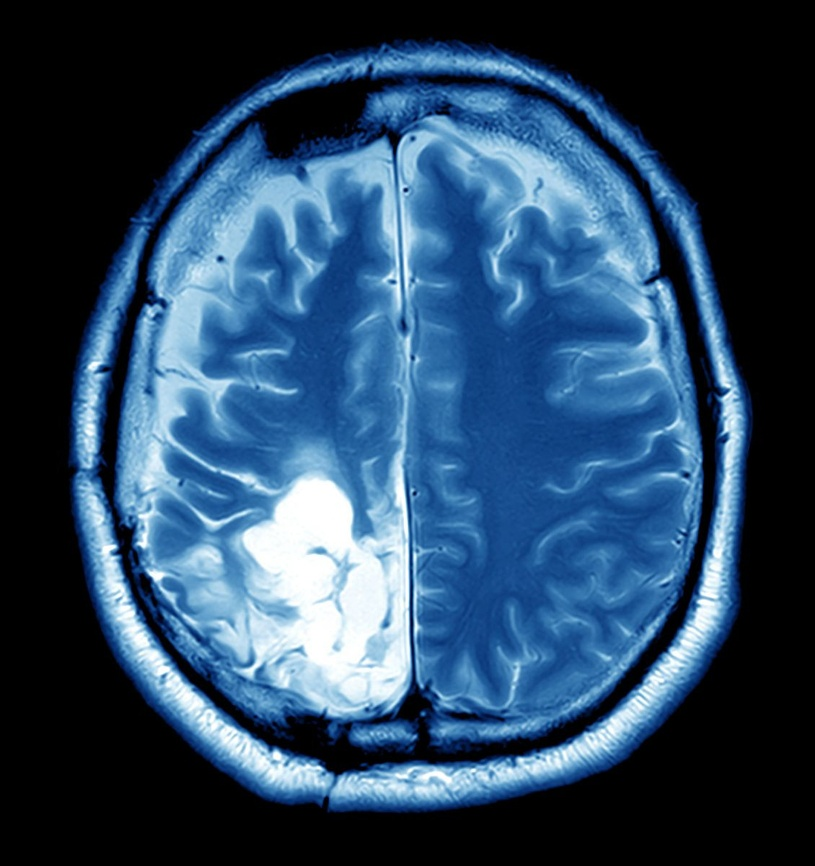
#> input picture CV/lab/lab8/brain.jpg, 815 x 866 px, shrunk from 1130 x 1200 before the run
$ jupyter execute lab8.ipynb
#> lines starting #> are read from the running program, lines starting #| are printed output that depends on the picture
# 2D Wavelet Transform on Images
## Objective
Apply 2D Discrete Wavelet Transform (DWT) to decompose images into different frequency sub-bands and analyze their characteristics.

[cell 1]
# Import required libraries
import cv2
import numpy as np
import pywt
import matplotlib.pyplot as plt
from PIL import Image

print("Libraries imported successfully!")

## 1. Load Image and Apply Preprocessing

[cell 2]
# Load the image
img = cv2.imread('brain.jpg')
#> img is the input picture: shape (866, 815, 3); mean B, G, R 98.8, 71.5, 43.1

# Convert to grayscale
gray_img = cv2.cvtColor(img, cv2.COLOR_BGR2GRAY)

# Normalize the image (scale pixel values to 0-1)
normalized_img = gray_img.astype(np.float32) / 255.0

# Display original and preprocessed images
plt.figure(figsize=(12, 4))

plt.subplot(1, 3, 1)
plt.imshow(cv2.cvtColor(img, cv2.COLOR_BGR2RGB))
plt.title('Original Image')
plt.axis('off')

plt.subplot(1, 3, 2)
plt.imshow(gray_img, cmap='gray')
plt.title('Grayscale Image')
plt.axis('off')

plt.subplot(1, 3, 3)
plt.imshow(normalized_img, cmap='gray')
plt.title('Normalized Image')
plt.axis('off')

plt.tight_layout()
plt.show()
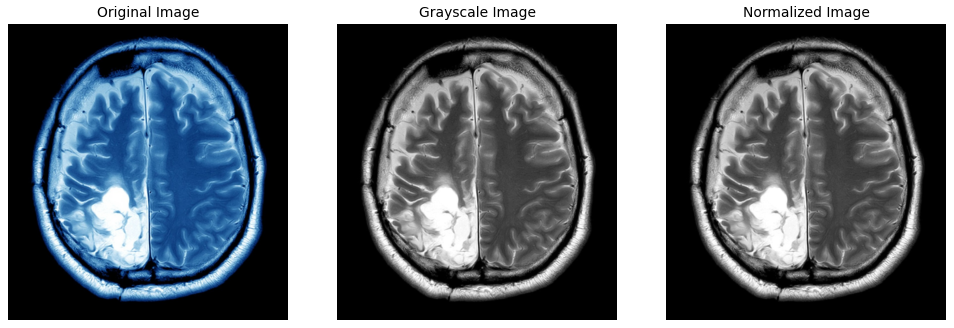
#> figure drawn by matplotlib, 3 panels

print(f"Image shape: {normalized_img.shape}")
#| Image shape: (866, 815)
print(f"Image dtype: {normalized_img.dtype}")
#| Image dtype: float32
print(f"Value range: [{normalized_img.min():.3f}, {normalized_img.max():.3f}]")
#| Value range: [0.000, 1.000]

## 2. Apply 1-Level 2D Wavelet Transform
We'll use **Haar wavelet** for decomposition. Other options include:
- Daubechies wavelets (db2, db4, db8)
- Symlet wavelets (sym2, sym4, sym8)

[cell 3]
# Apply 1-level 2D DWT using Haar wavelet
coeffs = pywt.dwt2(normalized_img, 'haar')

# Extract the four sub-bands
LL, (LH, HL, HH) = coeffs
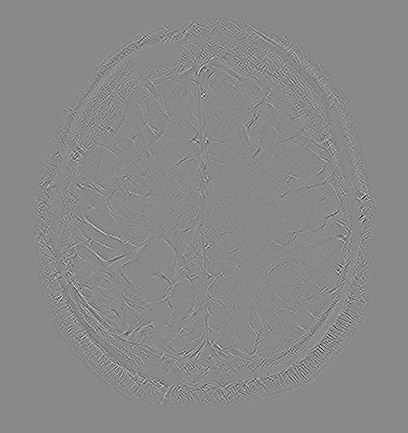
#> HH: shape (433, 408) float32; min -0.0667, max 0.0569, mean 7.77e-08; drawn with min black and max white

print("Wavelet decomposition completed!")
print(f"LL (Approximation) shape: {LL.shape}")
#| LL (Approximation) shape: (433, 408)
print(f"LH (Horizontal detail) shape: {LH.shape}")
#| LH (Horizontal detail) shape: (433, 408)
print(f"HL (Vertical detail) shape: {HL.shape}")
#| HL (Vertical detail) shape: (433, 408)
print(f"HH (Diagonal detail) shape: {HH.shape}")
#| HH (Diagonal detail) shape: (433, 408)

## 3-4. Display All Four Sub-band Images

[cell 4]
# Display all four sub-bands
plt.figure(figsize=(12, 10))

plt.subplot(2, 2, 1)
plt.imshow(LL, cmap='gray')
plt.title('LL - Approximation (Low-Low)')
plt.colorbar()
plt.axis('off')

plt.subplot(2, 2, 2)
plt.imshow(LH, cmap='gray')
plt.title('LH - Horizontal Detail (Low-High)')
plt.colorbar()
plt.axis('off')

plt.subplot(2, 2, 3)
plt.imshow(HL, cmap='gray')
plt.title('HL - Vertical Detail (High-Low)')
plt.colorbar()
plt.axis('off')

plt.subplot(2, 2, 4)
plt.imshow(HH, cmap='gray')
plt.title('HH - Diagonal Detail (High-High)')
plt.colorbar()
plt.axis('off')

plt.tight_layout()
plt.show()
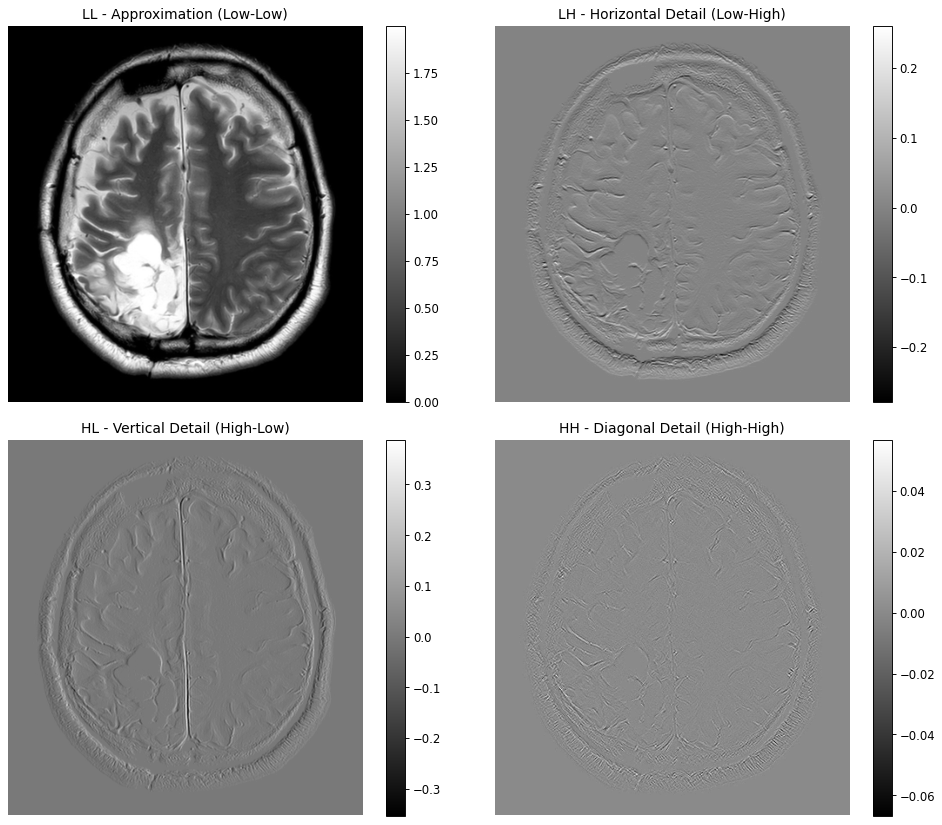
#> figure drawn by matplotlib, 8 panels

## 5. Characteristics of Each Sub-band

### **LL (Approximation) - Low-Low Frequencies**
- Contains the **main structure** and **average information** of the image
- Represents smooth regions and overall shape
- Has the **lowest frequency content**
- Looks like a downsampled version of the original image
- Contains most of the energy and visual information

### **LH (Horizontal Detail) - Low-High Frequencies**
- Captures **horizontal edges** and changes
- Highlights horizontal features like horizontal lines, boundaries
- Detects changes in the vertical direction
- Shows edges where there are transitions from top to bottom

### **HL (Vertical Detail) - High-Low Frequencies**
- Captures **vertical edges** and changes
- Highlights vertical features like vertical lines, boundaries
- Detects changes in the horizontal direction
- Shows edges where there are transitions from left to right

### **HH (Diagonal Detail) - High-High Frequencies**
- Captures **diagonal edges** and corner points
- Contains high-frequency noise and texture information
- Highlights diagonal features at 45° and 135°
- Shows rapid changes in both horizontal and vertical directions

## 6. Why Does LL Band Contain Most Important Information?

The **LL (Approximation) band** contains most of the important information because:

1. **Energy Concentration**: Natural images have most of their energy concentrated in low frequencies. The LL band captures these low-frequency components.

2. **Human Visual Perception**: Human eyes are more sensitive to low-frequency components (smooth regions, overall structure) than high-frequency details (sharp edges, noise).

3. **Image Structure**: The LL band preserves:
   - Overall shape and form of objects
   - Brightness variations
   - Main structural features
   - Recognizable content

4. **Size Reduction**: Even though LL is 1/4 the size of the original image, it retains the essential visual information needed to recognize the image content.

5. **Compression**: This property makes LL ideal for image compression - we can store mainly the LL band and reconstruct a recognizable image.

## 7. Multi-Level Wavelet Decomposition (2-Level and 3-Level)

[cell 5]
# Apply 2-level wavelet decomposition
coeffs_2level = pywt.wavedec2(normalized_img, 'haar', level=2)
#> coeffs_2level = 3 items

# Extract components
# coeffs_2level = [LL2, (LH2, HL2, HH2), (LH1, HL1, HH1)]
LL2 = coeffs_2level[0]
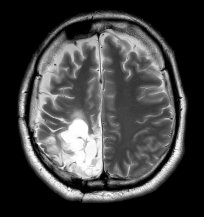
#> LL2: shape (217, 204) float32; min 0, max 4, mean 1.03; drawn with min black and max white
LH2, HL2, HH2 = coeffs_2level[1]
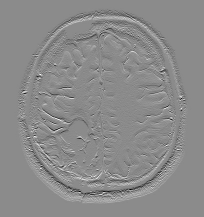
#> LH2: shape (217, 204) float32; min -0.838, max 0.699, mean -1.22e-05; drawn with min black and max white
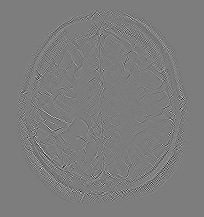
#> HH2: shape (217, 204) float32; min -0.277, max 0.288, mean 2.86e-06; drawn with min black and max white
LH1, HL1, HH1 = coeffs_2level[2]

print("2-Level Decomposition:")
print(f"LL2 shape: {LL2.shape}")
#| LL2 shape: (217, 204)
print(f"Level 2 details (LH2, HL2, HH2): {LH2.shape}")
#| Level 2 details (LH2, HL2, HH2): (217, 204)
print(f"Level 1 details (LH1, HL1, HH1): {LH1.shape}")
#| Level 1 details (LH1, HL1, HH1): (433, 408)
print()

# Apply 3-level wavelet decomposition
coeffs_3level = pywt.wavedec2(normalized_img, 'haar', level=3)
#> coeffs_3level = 4 items

# Extract components
# coeffs_3level = [LL3, (LH3, HL3, HH3), (LH2, HL2, HH2), (LH1, HL1, HH1)]
LL3 = coeffs_3level[0]
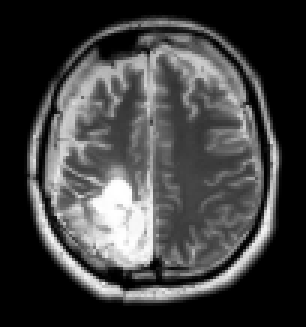
#> LL3: shape (109, 102) float32 (shown 3 times larger); min 0, max 8, mean 2.06; drawn with min black and max white
LH3, HL3, HH3 = coeffs_3level[1]
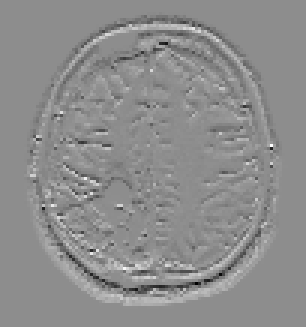
#> LH3: shape (109, 102) float32 (shown 3 times larger); min -2.18, max 1.74, mean -0.000926; drawn with min black and max white
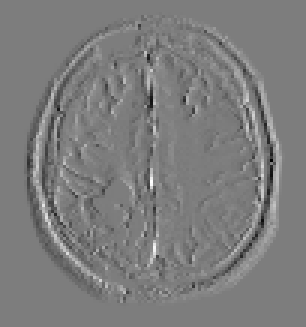
#> HL3: shape (109, 102) float32 (shown 3 times larger); min -2.14, max 2.21, mean -0.00182; drawn with min black and max white
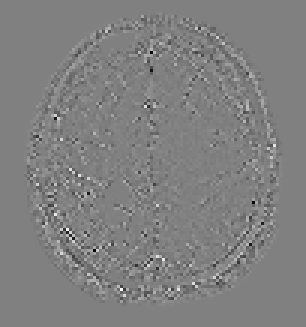
#> HH3: shape (109, 102) float32 (shown 3 times larger); min -0.938, max 0.922, mean -0.000101; drawn with min black and max white
LH2_3, HL2_3, HH2_3 = coeffs_3level[2]
LH1_3, HL1_3, HH1_3 = coeffs_3level[3]

print("3-Level Decomposition:")
print(f"LL3 shape: {LL3.shape}")
#| LL3 shape: (109, 102)
print(f"Level 3 details (LH3, HL3, HH3): {LH3.shape}")
#| Level 3 details (LH3, HL3, HH3): (109, 102)
print(f"Level 2 details (LH2, HL2, HH2): {LH2_3.shape}")
#| Level 2 details (LH2, HL2, HH2): (217, 204)
print(f"Level 1 details (LH1, HL1, HH1): {LH1_3.shape}")
#| Level 1 details (LH1, HL1, HH1): (433, 408)

## 8. Display 2-Level Decomposition Components

[cell 6]
# Display 2-level decomposition
fig, axes = plt.subplots(2, 4, figsize=(16, 8))

# Level 2 components
axes[0, 0].imshow(LL2, cmap='gray')
axes[0, 0].set_title('LL2 - Approximation')
axes[0, 0].axis('off')

axes[0, 1].imshow(LH2, cmap='gray')
axes[0, 1].set_title('LH2 - Horizontal Detail')
axes[0, 1].axis('off')

axes[0, 2].imshow(HL2, cmap='gray')
axes[0, 2].set_title('HL2 - Vertical Detail')
axes[0, 2].axis('off')

axes[0, 3].imshow(HH2, cmap='gray')
axes[0, 3].set_title('HH2 - Diagonal Detail')
axes[0, 3].axis('off')

# Level 1 components
axes[1, 0].imshow(normalized_img, cmap='gray')
axes[1, 0].set_title('Original Image')
axes[1, 0].axis('off')

axes[1, 1].imshow(LH1, cmap='gray')
axes[1, 1].set_title('LH1 - Horizontal Detail')
axes[1, 1].axis('off')

axes[1, 2].imshow(HL1, cmap='gray')
axes[1, 2].set_title('HL1 - Vertical Detail')
axes[1, 2].axis('off')

axes[1, 3].imshow(HH1, cmap='gray')
axes[1, 3].set_title('HH1 - Diagonal Detail')
axes[1, 3].axis('off')

plt.suptitle('2-Level Wavelet Decomposition', fontsize=16, y=1.02)
plt.tight_layout()
plt.show()

## Display 3-Level Decomposition Components

[cell 7]
# Display 3-level decomposition
fig, axes = plt.subplots(3, 4, figsize=(16, 12))

# Level 3 components
axes[0, 0].imshow(LL3, cmap='gray')
axes[0, 0].set_title('LL3 - Approximation (Level 3)')
axes[0, 0].axis('off')

axes[0, 1].imshow(LH3, cmap='gray')
axes[0, 1].set_title('LH3 - Horizontal Detail')
axes[0, 1].axis('off')

axes[0, 2].imshow(HL3, cmap='gray')
axes[0, 2].set_title('HL3 - Vertical Detail')
axes[0, 2].axis('off')

axes[0, 3].imshow(HH3, cmap='gray')
axes[0, 3].set_title('HH3 - Diagonal Detail')
axes[0, 3].axis('off')

# Level 2 components
axes[1, 0].imshow(LL2, cmap='gray')
axes[1, 0].set_title('LL2 - Approximation (Level 2)')
axes[1, 0].axis('off')

axes[1, 1].imshow(LH2_3, cmap='gray')
axes[1, 1].set_title('LH2 - Horizontal Detail')
axes[1, 1].axis('off')

axes[1, 2].imshow(HL2_3, cmap='gray')
axes[1, 2].set_title('HL2 - Vertical Detail')
axes[1, 2].axis('off')

axes[1, 3].imshow(HH2_3, cmap='gray')
axes[1, 3].set_title('HH2 - Diagonal Detail')
axes[1, 3].axis('off')

# Level 1 components
axes[2, 0].imshow(normalized_img, cmap='gray')
axes[2, 0].set_title('Original Image')
axes[2, 0].axis('off')

axes[2, 1].imshow(LH1_3, cmap='gray')
axes[2, 1].set_title('LH1 - Horizontal Detail')
axes[2, 1].axis('off')

axes[2, 2].imshow(HL1_3, cmap='gray')
axes[2, 2].set_title('HL1 - Vertical Detail')
axes[2, 2].axis('off')

axes[2, 3].imshow(HH1_3, cmap='gray')
axes[2, 3].set_title('HH1 - Diagonal Detail')
axes[2, 3].axis('off')

plt.suptitle('3-Level Wavelet Decomposition', fontsize=16, y=1.00)
plt.tight_layout()
plt.show()

## 9. Advantages of Multi-Level Decomposition

Multi-level wavelet decomposition offers several advantages:

### **1. Multi-Resolution Analysis**
- Analyze images at different scales simultaneously
- Capture both coarse and fine details at various resolutions
- Useful for detecting features of different sizes

### **2. Better Frequency Separation**
- Further separates low and high-frequency components
- Provides more detailed frequency analysis
- Enables targeted processing of specific frequency bands

### **3. Improved Compression**
- Higher compression ratios possible
- More efficient representation of image information
- JPEG2000 uses multi-level wavelet decomposition

### **4. Enhanced Feature Extraction**
- Better for extracting features at different scales
- Useful in pattern recognition and image classification
- Captures hierarchical structure of images

### **5. Noise Reduction**
- Better separation of signal from noise
- Noise typically appears in high-frequency bands
- Can be selectively removed without affecting important details

### **6. Image Processing Flexibility**
- Apply different operations at different scales
- Perform scale-dependent image enhancement
- Better control over image processing operations

## 10. Information Content Change at Deeper Levels

### **As decomposition level increases:**

### **Approximation Band (LL):**
- **Size decreases**: Each level reduces dimensions by half
  - Level 1: Original size / 2
  - Level 2: Original size / 4
  - Level 3: Original size / 8

- **Resolution decreases**: Image becomes more blurred and abstract
- **Energy concentration**: Still contains most of the image energy
- **Information compression**: More compact representation of essential information

### **Detail Bands (LH, HL, HH):**
- **Feature scale**: Capture increasingly coarser features
  - Level 1: Fine details (small edges, textures)
  - Level 2: Medium-scale features
  - Level 3: Large-scale features

- **Frequency content**: Each level captures different frequency ranges
  - Higher levels → Lower frequency details
  - Lower levels → Higher frequency details

- **Sparse representation**: Most coefficients become very small or zero
- **Noise separation**: High-frequency noise concentrated in Level 1

### **Overall Trend:**
```
Original Image → Level 1 → Level 2 → Level 3
   (Detailed)   (Less detail)  (Even less)  (Very abstract)
```

- **Progressive abstraction**: Image structure becomes simpler
- **Computational efficiency**: Fewer coefficients to process at deeper levels
- **Hierarchical representation**: From fine to coarse features

## 11. Inverse Wavelet Transform - Image Reconstruction

[cell 8]
# Reconstruct image from 1-level decomposition
reconstructed_1level = pywt.idwt2((LL, (LH, HL, HH)), 'haar')

# Reconstruct image from 2-level decomposition
reconstructed_2level = pywt.waverec2(coeffs_2level, 'haar')

# Reconstruct image from 3-level decomposition
reconstructed_3level = pywt.waverec2(coeffs_3level, 'haar')

print("Image reconstruction completed!")
print(f"Original image shape: {normalized_img.shape}")
#| Original image shape: (866, 815)
print(f"Reconstructed from 1-level: {reconstructed_1level.shape}")
#| Reconstructed from 1-level: (866, 816)
print(f"Reconstructed from 2-level: {reconstructed_2level.shape}")
#| Reconstructed from 2-level: (866, 816)
print(f"Reconstructed from 3-level: {reconstructed_3level.shape}")
#| Reconstructed from 3-level: (866, 816)

[cell 9]
# Display original vs reconstructed images
fig, axes = plt.subplots(2, 2, figsize=(14, 12))

axes[0, 0].imshow(normalized_img, cmap='gray')
axes[0, 0].set_title('Original Image')
axes[0, 0].axis('off')

axes[0, 1].imshow(reconstructed_1level, cmap='gray')
axes[0, 1].set_title('Reconstructed from 1-Level DWT')
axes[0, 1].axis('off')

axes[1, 0].imshow(reconstructed_2level, cmap='gray')
axes[1, 0].set_title('Reconstructed from 2-Level DWT')
axes[1, 0].axis('off')

axes[1, 1].imshow(reconstructed_3level, cmap='gray')
axes[1, 1].set_title('Reconstructed from 3-Level DWT')
axes[1, 1].axis('off')

plt.suptitle('Image Reconstruction using Inverse Wavelet Transform', fontsize=16)
plt.tight_layout()
plt.show()
